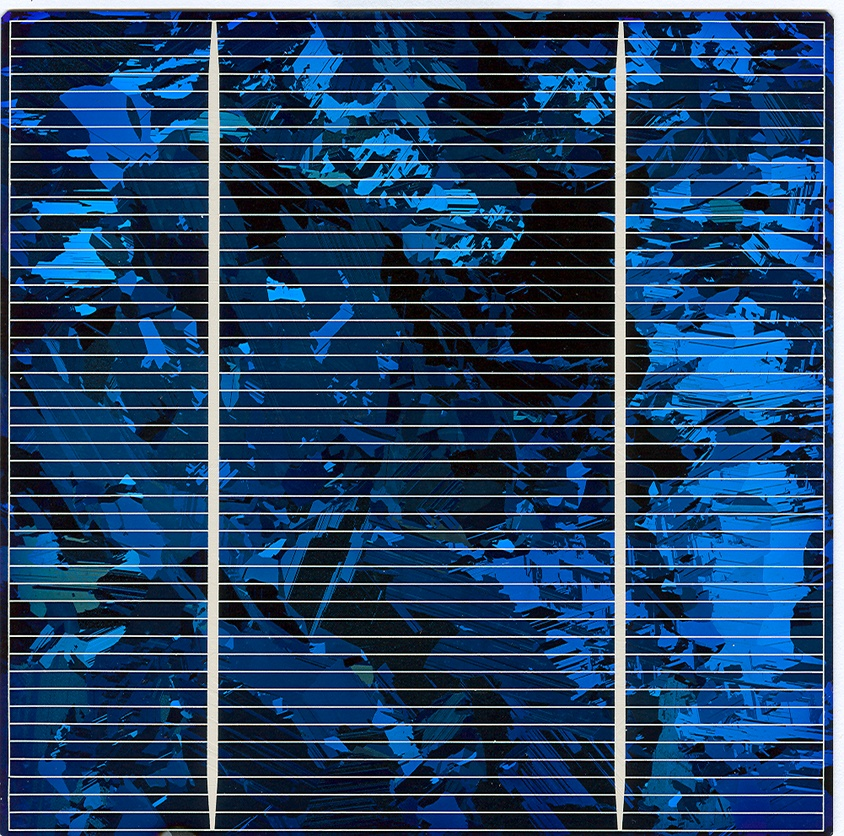
//> input picture test_2/sunpower.jpg, 844 x 836 px, shrunk from 1001 x 991 before the run
$ ./exp_1   (built with g++ and OpenCV 4)
//> lines starting //> are read from the running program, lines starting //| are printed output that depends on the picture
#include <iostream>
#include <opencv2/opencv.hpp>

using namespace std;
using namespace cv;
int main() {
    cv::Mat src_color = imread("D:\\Desktop\\Opencv_Class\\test_2\\sunpower.jpg");
//> src_color is the input picture: 836 rows x 844 cols, CV_8UC3; mean B, G, R 104.7, 69.5, 37.9
    std::vector<cv::Mat> channels;
    cv::split(src_color,channels);
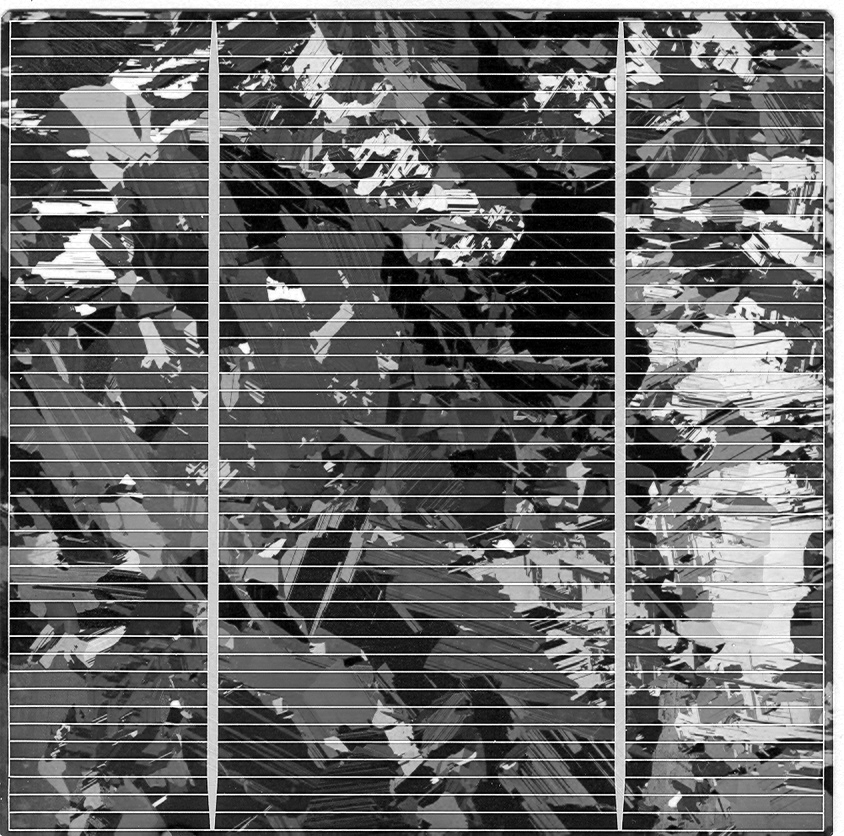
//> channels[0]: 836 rows x 844 cols, CV_8UC1; min 0, max 255, mean 104.7
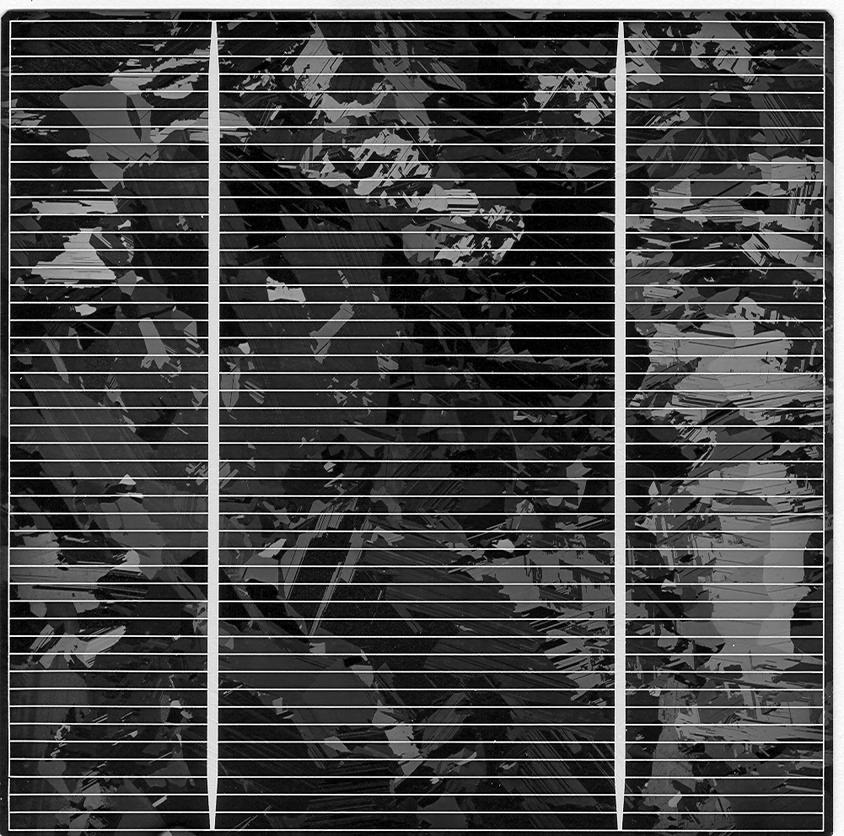
//> channels[1]: 836 rows x 844 cols, CV_8UC1; min 0, max 255, mean 69.5
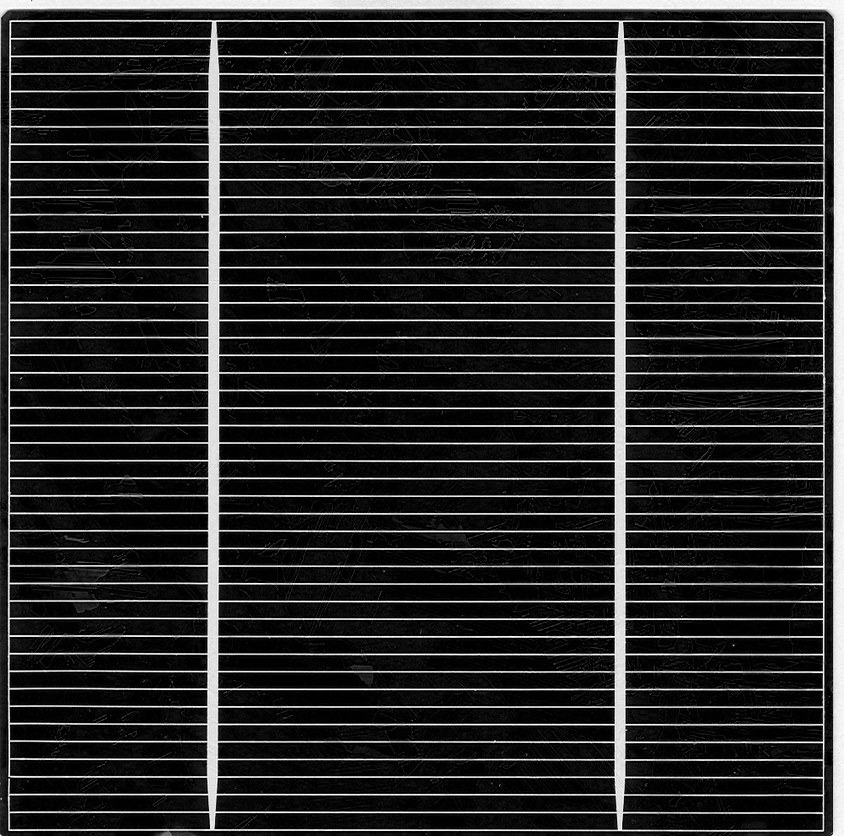
//> channels[2]: 836 rows x 844 cols, CV_8UC1; min 0, max 255, mean 37.9
    cv::Mat B = channels.at(0);
    cv::Mat G = channels.at(1);
    cv::Mat R = channels.at(2);
    cv::imshow("red", R);
    cv::imshow("green", G);
    cv::imshow("blue", B);
    cv::imshow("original_Mat", src_color);
    waitKey(0);
    return 0;
}
